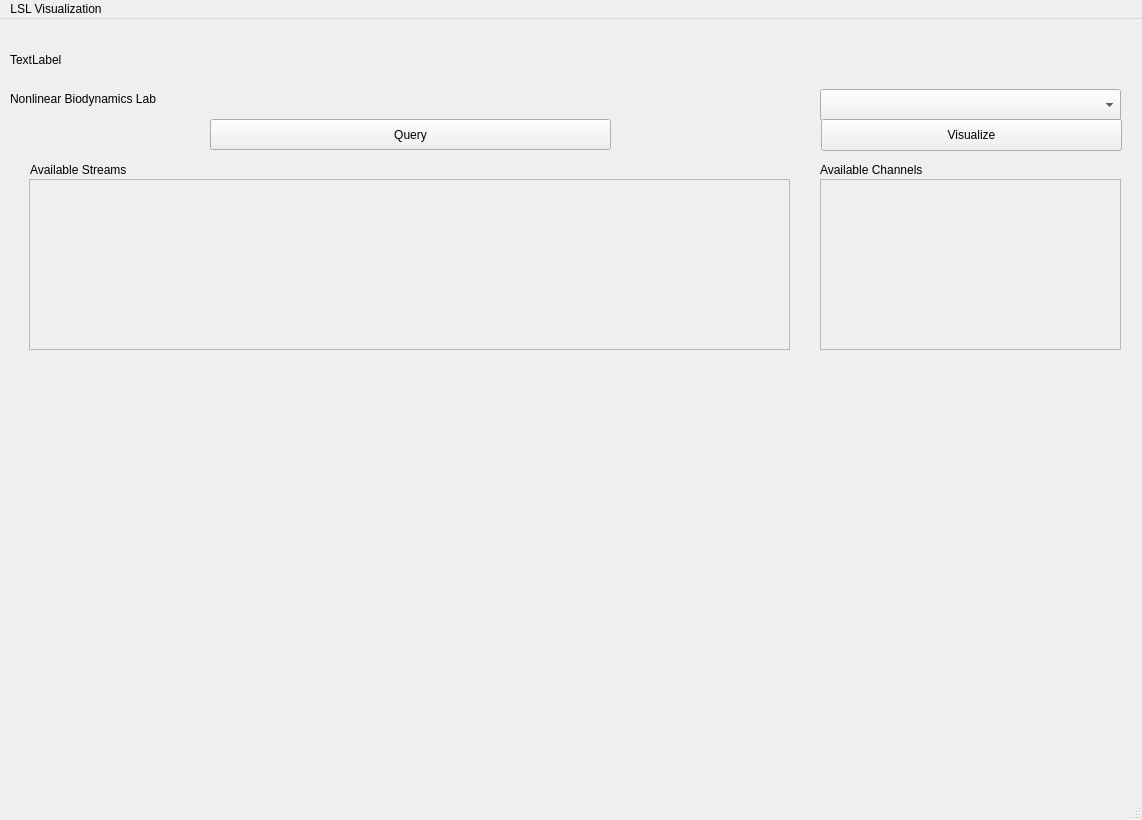
<?xml version="1.0" encoding="UTF-8"?>
<ui version="4.0">
 <class>lslVisual</class>
 <widget class="QMainWindow" name="lslVisual">
  <property name="geometry">
   <rect>
    <x>0</x>
    <y>0</y>
    <width>1142</width>
    <height>820</height>
   </rect>
  </property>
  <property name="windowTitle">
   <string>LSL Visualization</string>
  </property>
  <widget class="QWidget" name="centralwidget">
   <widget class="QPushButton" name="queryButton">
    <property name="geometry">
     <rect>
      <x>210</x>
      <y>100</y>
      <width>401</width>
      <height>31</height>
     </rect>
    </property>
    <property name="text">
     <string>Query</string>
    </property>
   </widget>
   <widget class="QLabel" name="UTKlogo">
    <property name="geometry">
     <rect>
      <x>10</x>
      <y>0</y>
      <width>191</width>
      <height>81</height>
     </rect>
    </property>
    <property name="text">
     <string>TextLabel</string>
    </property>
   </widget>
   <widget class="QLabel" name="NBL">
    <property name="geometry">
     <rect>
      <x>10</x>
      <y>70</y>
      <width>191</width>
      <height>20</height>
     </rect>
    </property>
    <property name="text">
     <string>Nonlinear Biodynamics Lab</string>
    </property>
   </widget>
   <widget class="QWidget" name="gridLayoutWidget">
    <property name="geometry">
     <rect>
      <x>30</x>
      <y>340</y>
      <width>841</width>
      <height>291</height>
     </rect>
    </property>
    <layout class="QGridLayout" name="TimeSeriesViewer"/>
   </widget>
   <widget class="QWidget" name="verticalLayoutWidget">
    <property name="geometry">
     <rect>
      <x>150</x>
      <y>640</y>
      <width>831</width>
      <height>31</height>
     </rect>
    </property>
    <layout class="QVBoxLayout" name="streamData"/>
   </widget>
   <widget class="QWidget" name="gridLayoutWidget_3">
    <property name="geometry">
     <rect>
      <x>929</x>
      <y>600</y>
      <width>191</width>
      <height>31</height>
     </rect>
    </property>
    <layout class="QGridLayout" name="applyFilter"/>
   </widget>
   <widget class="QWidget" name="gridLayoutWidget_4">
    <property name="geometry">
     <rect>
      <x>210</x>
      <y>700</y>
      <width>331</width>
      <height>41</height>
     </rect>
    </property>
    <layout class="QGridLayout" name="resumeView"/>
   </widget>
   <widget class="QWidget" name="gridLayoutWidget_5">
    <property name="geometry">
     <rect>
      <x>590</x>
      <y>700</y>
      <width>331</width>
      <height>41</height>
     </rect>
    </property>
    <layout class="QGridLayout" name="pauseView"/>
   </widget>
   <widget class="QScrollArea" name="channelLayout">
    <property name="geometry">
     <rect>
      <x>820</x>
      <y>160</y>
      <width>301</width>
      <height>171</height>
     </rect>
    </property>
    <property name="widgetResizable">
     <bool>true</bool>
    </property>
    <widget class="QWidget" name="scrollAreaWidgetContents">
     <property name="geometry">
      <rect>
       <x>0</x>
       <y>0</y>
       <width>299</width>
       <height>169</height>
      </rect>
     </property>
    </widget>
   </widget>
   <widget class="QScrollArea" name="queryStream">
    <property name="geometry">
     <rect>
      <x>29</x>
      <y>160</y>
      <width>761</width>
      <height>171</height>
     </rect>
    </property>
    <property name="widgetResizable">
     <bool>true</bool>
    </property>
    <widget class="QWidget" name="scrollAreaWidgetContents_2">
     <property name="geometry">
      <rect>
       <x>0</x>
       <y>0</y>
       <width>759</width>
       <height>169</height>
      </rect>
     </property>
    </widget>
   </widget>
   <widget class="QWidget" name="gridLayoutWidget_7">
    <property name="geometry">
     <rect>
      <x>210</x>
      <y>340</y>
      <width>711</width>
      <height>291</height>
     </rect>
    </property>
    <layout class="QGridLayout" name="FrequencyViewer"/>
   </widget>
   <widget class="QWidget" name="verticalLayoutWidget_2">
    <property name="geometry">
     <rect>
      <x>929</x>
      <y>340</y>
      <width>191</width>
      <height>251</height>
     </rect>
    </property>
    <layout class="QVBoxLayout" name="filterLayout"/>
   </widget>
   <widget class="QLabel" name="label">
    <property name="geometry">
     <rect>
      <x>30</x>
      <y>140</y>
      <width>181</width>
      <height>21</height>
     </rect>
    </property>
    <property name="text">
     <string>Available Streams</string>
    </property>
   </widget>
   <widget class="QLabel" name="label_2">
    <property name="geometry">
     <rect>
      <x>820</x>
      <y>140</y>
      <width>181</width>
      <height>21</height>
     </rect>
    </property>
    <property name="text">
     <string>Available Channels</string>
    </property>
   </widget>
   <widget class="QComboBox" name="visualOptions">
    <property name="geometry">
     <rect>
      <x>820</x>
      <y>70</y>
      <width>301</width>
      <height>32</height>
     </rect>
    </property>
   </widget>
   <widget class="QPushButton" name="visualizeBtn">
    <property name="geometry">
     <rect>
      <x>821</x>
      <y>100</y>
      <width>301</width>
      <height>32</height>
     </rect>
    </property>
    <property name="text">
     <string>Visualize</string>
    </property>
   </widget>
  </widget>
  <widget class="QMenuBar" name="menubar">
   <property name="geometry">
    <rect>
     <x>0</x>
     <y>0</y>
     <width>1142</width>
     <height>22</height>
    </rect>
   </property>
   <widget class="QMenu" name="LSL_Visualization">
    <property name="enabled">
     <bool>true</bool>
    </property>
    <property name="title">
     <string>LSL Visualization</string>
    </property>
   </widget>
   <addaction name="LSL_Visualization"/>
  </widget>
  <widget class="QStatusBar" name="statusbar"/>
 </widget>
 <resources/>
 <connections/>
</ui>
